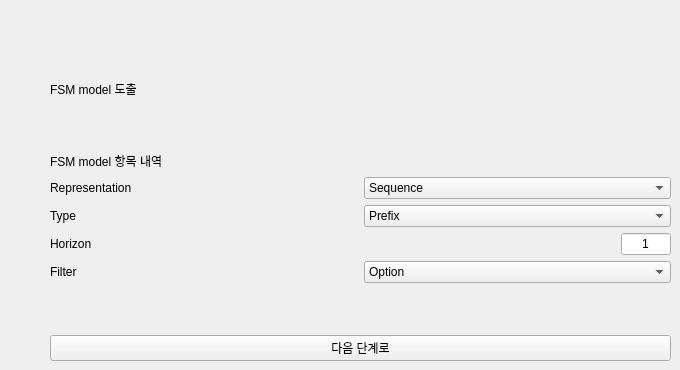
     <widget class="QWidget" name="FSM_model_tab">
      <attribute name="icon">
       <iconset>
        <normaloff>image/fsm_model.png</normaloff>image/fsm_model.png</iconset>
      </attribute>
      <attribute name="title">
       <string/>
      </attribute>
      <widget class="QWidget" name="verticalLayoutWidget">
       <property name="geometry">
        <rect>
         <x>50</x>
         <y>80</y>
         <width>621</width>
         <height>281</height>
        </rect>
       </property>
       <layout class="QVBoxLayout" name="verticalLayout_11">
        <item>
         <widget class="QLabel" name="FSM_model_label">
          <property name="text">
           <string>FSM model 도출</string>
          </property>
         </widget>
        </item>
        <item>
         <spacer name="verticalSpacer_13">
          <property name="orientation">
           <enum>Qt::Vertical</enum>
          </property>
          <property name="sizeHint" stdset="0">
           <size>
            <width>20</width>
            <height>40</height>
           </size>
          </property>
         </spacer>
        </item>
        <item>
         <layout class="QHBoxLayout" name="horizontalLayout_24">
          <item>
           <widget class="QLabel" name="FSM_model_condition_label">
            <property name="text">
             <string>FSM model 항목 내역</string>
            </property>
           </widget>
          </item>
          <item>
           <spacer name="horizontalSpacer">
            <property name="orientation">
             <enum>Qt::Horizontal</enum>
            </property>
            <property name="sizeHint" stdset="0">
             <size>
              <width>40</width>
              <height>20</height>
             </size>
            </property>
           </spacer>
          </item>
         </layout>
        </item>
        <item>
         <layout class="QHBoxLayout" name="horizontalLayout_25">
          <item>
           <widget class="QLabel" name="representation_label">
            <property name="text">
             <string>Representation</string>
            </property>
           </widget>
          </item>
          <item>
           <widget class="QComboBox" name="representation_combobox">
            <property name="sizePolicy">
             <sizepolicy hsizetype="Preferred" vsizetype="Preferred">
              <horstretch>0</horstretch>
              <verstretch>0</verstretch>
             </sizepolicy>
            </property>
            <item>
             <property name="text">
              <string>Sequence</string>
             </property>
            </item>
            <item>
             <property name="text">
              <string>Set</string>
             </property>
            </item>
            <item>
             <property name="text">
              <string>Multi Set</string>
             </property>
            </item>
           </widget>
          </item>
         </layout>
        </item>
        <item>
         <layout class="QHBoxLayout" name="horizontalLayout_26">
          <item>
           <widget class="QLabel" name="type_label">
            <property name="text">
             <string>Type</string>
            </property>
           </widget>
          </item>
          <item>
           <widget class="QComboBox" name="type_combobox">
            <property name="sizePolicy">
             <sizepolicy hsizetype="Preferred" vsizetype="Preferred">
              <horstretch>0</horstretch>
              <verstretch>0</verstretch>
             </sizepolicy>
            </property>
            <item>
             <property name="text">
              <string>Prefix</string>
             </property>
            </item>
            <item>
             <property name="text">
              <string>Postfix</string>
             </property>
            </item>
           </widget>
          </item>
         </layout>
        </item>
        <item>
         <layout class="QHBoxLayout" name="horizontalLayout_27">
          <item>
           <widget class="QLabel" name="horizon_label">
            <property name="text">
             <string>Horizon</string>
            </property>
           </widget>
          </item>
          <item>
           <widget class="QLineEdit" name="horizon_lineEdit">
            <property name="maximumSize">
             <size>
              <width>50</width>
              <height>16777215</height>
             </size>
            </property>
            <property name="text">
             <string>1</string>
            </property>
            <property name="alignment">
             <set>Qt::AlignCenter</set>
            </property>
            <property name="placeholderText">
             <string>Integer</string>
            </property>
           </widget>
          </item>
         </layout>
        </item>
        <item>
         <layout class="QHBoxLayout" name="horizontalLayout_28">
          <item>
           <widget class="QLabel" name="filter_label">
            <property name="text">
             <string>Filter</string>
            </property>
           </widget>
          </item>
          <item>
           <widget class="QComboBox" name="filter_combobox">
            <property name="sizePolicy">
             <sizepolicy hsizetype="Preferred" vsizetype="Preferred">
              <horstretch>0</horstretch>
              <verstretch>0</verstretch>
             </sizepolicy>
            </property>
            <item>
             <property name="text">
              <string>Option</string>
             </property>
            </item>
            <item>
             <property name="text">
              <string>Sequence</string>
             </property>
            </item>
            <item>
             <property name="text">
              <string>Set</string>
             </property>
            </item>
            <item>
             <property name="text">
              <string>Multi Set</string>
             </property>
            </item>
           </widget>
          </item>
         </layout>
        </item>
        <item>
         <spacer name="verticalSpacer_14">
          <property name="orientation">
           <enum>Qt::Vertical</enum>
          </property>
          <property name="sizeHint" stdset="0">
           <size>
            <width>20</width>
            <height>40</height>
           </size>
          </property>
         </spacer>
        </item>
        <item>
         <widget class="QPushButton" name="next_push_4">
          <property name="sizePolicy">
           <sizepolicy hsizetype="Minimum" vsizetype="Preferred">
            <horstretch>0</horstretch>
            <verstretch>0</verstretch>
           </sizepolicy>
          </property>
          <property name="text">
           <string>다음 단계로</string>
          </property>
         </widget>
        </item>
       </layout>
      </widget>
     </widget>
